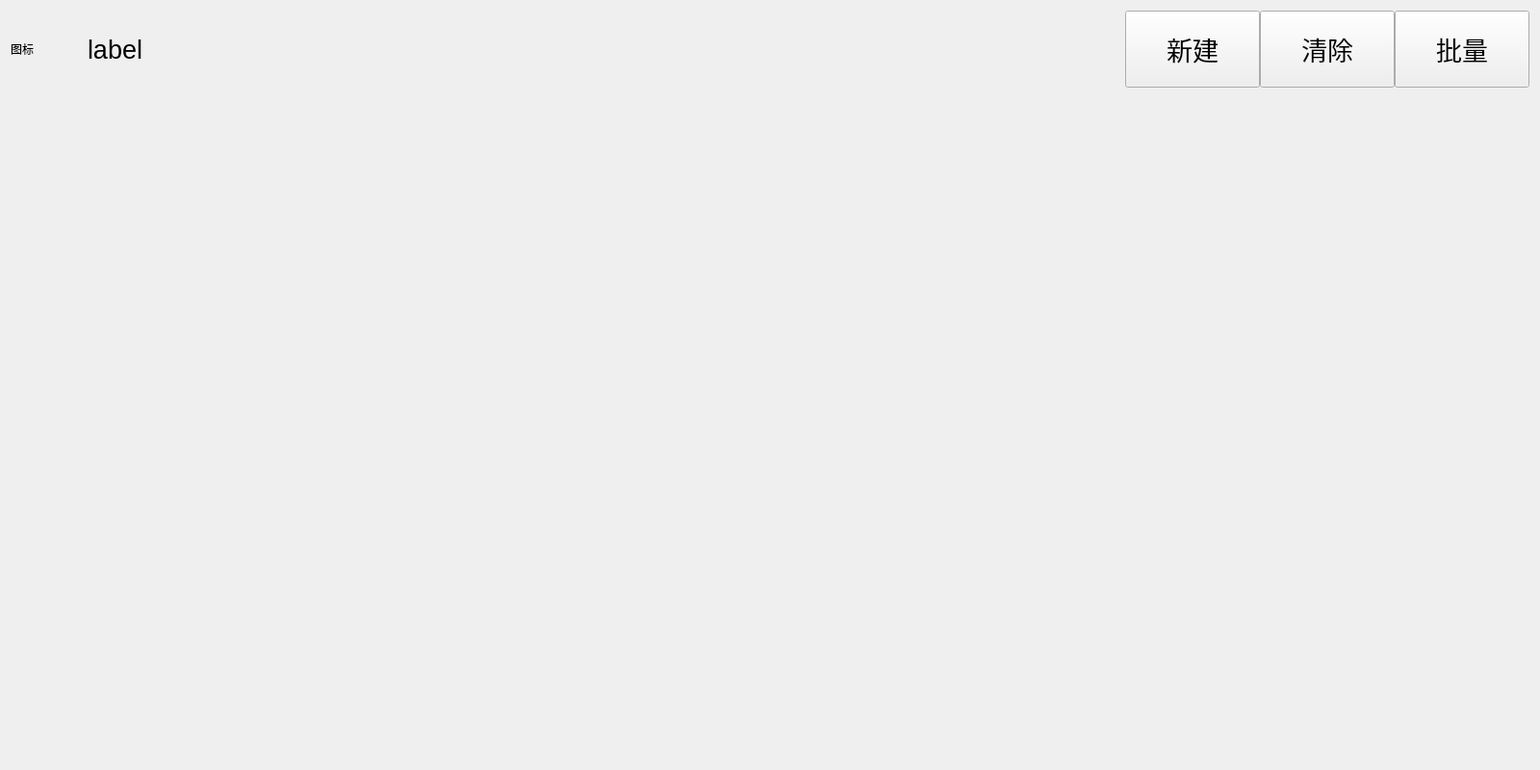
<?xml version="1.0" encoding="UTF-8"?>
<ui version="4.0">
 <class>StopwatchWdg</class>
 <widget class="QWidget" name="StopwatchWdg">
  <property name="geometry">
   <rect>
    <x>0</x>
    <y>0</y>
    <width>1600</width>
    <height>800</height>
   </rect>
  </property>
  <property name="minimumSize">
   <size>
    <width>1600</width>
    <height>800</height>
   </size>
  </property>
  <property name="windowTitle">
   <string>Stopwatch</string>
  </property>
  <layout class="QVBoxLayout" name="verticalLayout">
   <item>
    <widget class="QWidget" name="widget" native="true">
     <property name="maximumSize">
      <size>
       <width>16777215</width>
       <height>80</height>
      </size>
     </property>
     <layout class="QHBoxLayout" name="horizontalLayout">
      <property name="spacing">
       <number>0</number>
      </property>
      <property name="leftMargin">
       <number>0</number>
      </property>
      <property name="topMargin">
       <number>0</number>
      </property>
      <property name="rightMargin">
       <number>0</number>
      </property>
      <property name="bottomMargin">
       <number>0</number>
      </property>
      <item>
       <widget class="QLabel" name="labIcon">
        <property name="minimumSize">
         <size>
          <width>0</width>
          <height>0</height>
         </size>
        </property>
        <property name="maximumSize">
         <size>
          <width>80</width>
          <height>80</height>
         </size>
        </property>
        <property name="text">
         <string>图标</string>
        </property>
       </widget>
      </item>
      <item>
       <widget class="QLabel" name="labShowTime">
        <property name="font">
         <font>
          <pointsize>20</pointsize>
         </font>
        </property>
        <property name="text">
         <string>label</string>
        </property>
       </widget>
      </item>
      <item>
       <widget class="QPushButton" name="btnNewClock">
        <property name="minimumSize">
         <size>
          <width>0</width>
          <height>80</height>
         </size>
        </property>
        <property name="maximumSize">
         <size>
          <width>140</width>
          <height>16777215</height>
         </size>
        </property>
        <property name="font">
         <font>
          <pointsize>20</pointsize>
         </font>
        </property>
        <property name="text">
         <string>新建</string>
        </property>
       </widget>
      </item>
      <item>
       <widget class="QPushButton" name="btnCleanClock">
        <property name="minimumSize">
         <size>
          <width>0</width>
          <height>80</height>
         </size>
        </property>
        <property name="maximumSize">
         <size>
          <width>140</width>
          <height>16777215</height>
         </size>
        </property>
        <property name="font">
         <font>
          <pointsize>20</pointsize>
         </font>
        </property>
        <property name="text">
         <string>清除</string>
        </property>
       </widget>
      </item>
      <item>
       <widget class="QPushButton" name="btnCleanClock_2">
        <property name="minimumSize">
         <size>
          <width>0</width>
          <height>80</height>
         </size>
        </property>
        <property name="maximumSize">
         <size>
          <width>140</width>
          <height>16777215</height>
         </size>
        </property>
        <property name="font">
         <font>
          <pointsize>20</pointsize>
         </font>
        </property>
        <property name="text">
         <string>批量</string>
        </property>
       </widget>
      </item>
     </layout>
    </widget>
   </item>
   <item>
    <widget class="QWidget" name="clockShowWdg" native="true"/>
   </item>
  </layout>
 </widget>
 <resources/>
 <connections/>
</ui>
